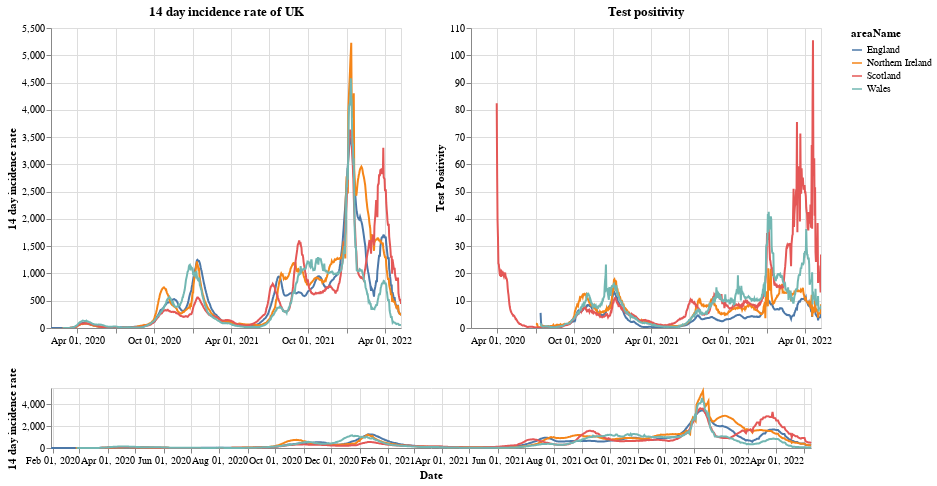

Notebook cell for this chart:
### Markdown cell above
# Plots

First a plot with each country in the UK. The top right shows the positivity rate for (which is the percentage of registered tests which were positive) while the top left is the 14 day incidence rate. The bottom chart can be used to select the timeframe (does not work on a mobile device).

### Code cell
#collapse
brush = alt.selection(type='interval', name='DateBrush',encodings=['x'],fields=['Time'])
leg_selection = alt.selection_multi(fields=['areaName'], bind='legend')

base = alt.Chart(uk_cases).mark_line().encode(
    x=alt.X("yearmonthdate(date):T", axis=alt.Axis(title='Date')),
    y=alt.Y("twoWeeklyCasesRate:Q", axis=alt.Axis(title='14 day incidence rate')),
    tooltip=['areaName', 'date','twoWeeklyCasesRate', 'testPositivity'],
    color='areaName',
    opacity=alt.condition(leg_selection, alt.value(2), alt.value(0.1))
).add_selection(leg_selection).properties(width=350)

upper = base.encode(alt.X('yearmonthdate(date):T', axis=alt.Axis(title=''),
                         scale=alt.Scale(domain=brush))
                   ).properties(title=f'14 day incidence rate of UK')
upper_right = upper.encode(alt.Y('testPositivity:Q', axis=alt.Axis(title='Test Positivity'))).properties(title='Test positivity')
lower = base.properties(height=60, width = 760).add_selection(brush)

(upper | upper_right) & lower

### Figure 1 — Vega-Lite specification as saved in the notebook (floating-point values rounded to 4 significant figures; data arrays with more than 128 entries replaced by an {"elided": "..."} marker saying what was removed)
{"config": {"view": {"continuousWidth": 400, "continuousHeight": 300}}, "vconcat": [{"hconcat": [{"mark": "line", "encoding": {"color": {"type": "nominal", "field": "areaName"}, "opacity": {"condition": {"value": 2, "selection": "selector001"}, "value": 0.1}, "tooltip": [{"type": "nominal", "field": "areaName"}, {"type": "temporal", "field": "date"}, {"type": "quantitative", "field": "twoWeeklyCasesRate"}, {"type": "quantitative", "field": "testPositivity"}], "x": {"type": "temporal", "axis": {"title": ""}, "field": "date", "scale": {"domain": {"selection": "DateBrush"}}, "timeUnit": "yearmonthdate"}, "y": {"type": "quantitative", "axis": {"title": "14 day incidence rate"}, "field": "twoWeeklyCasesRate"}}, "selection": {"selector001": {"type": "multi", "fields": ["areaName"], "bind": "legend"}}, "title": "14 day incidence rate of UK", "width": 350}, {"mark": "line", "encoding": {"color": {"type": "nominal", "field": "areaName"}, "opacity": {"condition": {"value": 2, "selection": "selector001"}, "value": 0.1}, "tooltip": [{"type": "nominal", "field": "areaName"}, {"type": "temporal", "field": "date"}, {"type": "quantitative", "field": "twoWeeklyCasesRate"}, {"type": "quantitative", "field": "testPositivity"}], "x": {"type": "temporal", "axis": {"title": ""}, "field": "date", "scale": {"domain": {"selection": "DateBrush"}}, "timeUnit": "yearmonthdate"}, "y": {"type": "quantitative", "axis": {"title": "Test Positivity"}, "field": "testPositivity"}}, "selection": {"selector001": {"type": "multi", "fields": ["areaName"], "bind": "legend"}}, "title": "Test positivity", "width": 350}]}, {"mark": "line", "encoding": {"color": {"type": "nominal", "field": "areaName"}, "opacity": {"condition": {"value": 2, "selection": "selector001"}, "value": 0.1}, "tooltip": [{"type": "nominal", "field": "areaName"}, {"type": "temporal", "field": "date"}, {"type": "quantitative", "field": "twoWeeklyCasesRate"}, {"type": "quantitative", "field": "testPositivity"}], "x": {"type": "temporal", "axis": {"title": "Date"}, "field": "date", "timeUnit": "yearmonthdate"}, "y": {"type": "quantitative", "axis": {"title": "14 day incidence rate"}, "field": "twoWeeklyCasesRate"}}, "height": 60, "selection": {"selector001": {"type": "multi", "fields": ["areaName"], "bind": "legend"}, "DateBrush": {"type": "interval", "encodings": ["x"], "fields": ["Time"]}}, "width": 760}], "data": {"name": "data-142635c0a7fdb753db69815cb6a6c134"}, "$schema": "https://vega.github.io/schema/vega-lite/v4.8.1.json", "datasets": {"data-142635c0a7fdb753db69815cb6a6c134": {"elided": "3240 records"}}}
